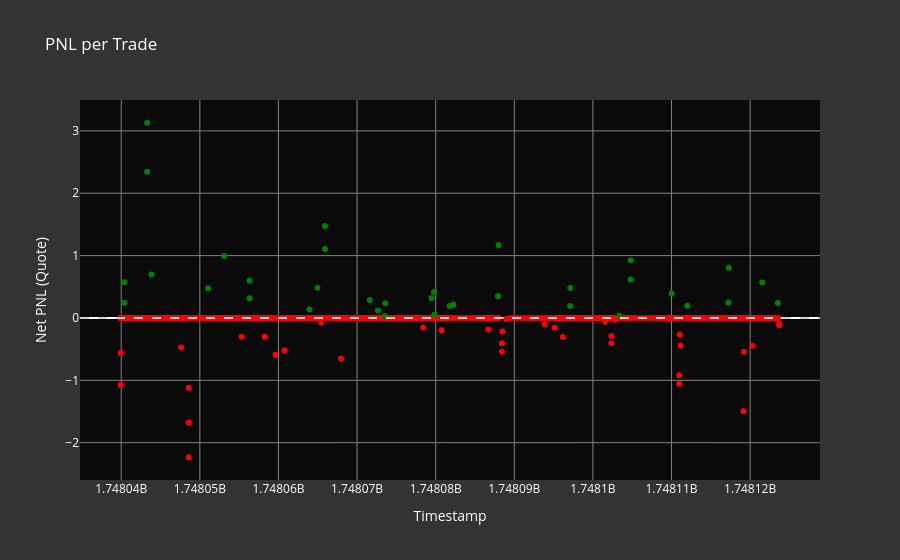

Notebook source saved alongside this figure:
### Markdown cell above
### Scatter of PNL per Trade
This bar chart illustrates the PNL for each individual trade. Positive PNLs are shown in green and negative PNLs in red, providing a clear view of profitable vs. unprofitable trades.

### Code cell
import plotly.express as px

# Create a new column for profitability
executors_df['profitable'] = executors_df['net_pnl_quote'] > 0

# Create the scatter plot
fig = px.scatter(
    executors_df,
    x="timestamp",
    y='net_pnl_quote',
    title='PNL per Trade',
    color='profitable',
    color_discrete_map={True: 'green', False: 'red'},
    labels={'timestamp': 'Timestamp', 'net_pnl_quote': 'Net PNL (Quote)'},
    hover_data=['filled_amount_quote', 'side']
)

# Customize the layout
fig.update_layout(
    xaxis_title="Timestamp",
    yaxis_title="Net PNL (Quote)",
    legend_title="Profitable",
    font=dict(size=12, color="white"),
    showlegend=False,
    plot_bgcolor='rgba(0,0,0,0.8)',  # Dark background
    paper_bgcolor='rgba(0,0,0,0.8)',  # Dark background for the entire plot area
    xaxis=dict(gridcolor="gray"),
    yaxis=dict(gridcolor="gray")
)

# Add a horizontal line at y=0 to clearly separate profits and losses
fig.add_hline(y=0, line_dash="dash", line_color="lightgray")

# Show the plot
# fig.show()

### Figure 1 — Plotly figure (JSON) as saved in the notebook; plotly's stock layout.template omitted (floating-point values rounded to 4 significant figures; data arrays with more than 128 entries replaced by an {"elided": "..."} marker saying what was removed)
{"data": [{"customdata": {"elided": "475x2 mixed values"}, "hovertemplate": "profitable=False<br>Timestamp=%{x}<br>Net PNL (Quote)=%{y}<br>filled_amount_quote=%{customdata[0]}<br>side=%{customdata[1]}<extra></extra>", "legendgroup": "False", "marker": {"color": "red", "symbol": "circle"}, "mode": "markers", "name": "False", "orientation": "h", "showlegend": true, "type": "scatter", "x": {"elided": "475 float values"}, "xaxis": "x", "y": {"elided": "475 float values"}, "yaxis": "y"}, {"customdata": [[100.0, "SELL"], [200.0, "SELL"], [299.5, "BUY"], [400.0, "BUY"], [100.0, "BUY"], [99.93, "BUY"], [200.0, "BUY"], [200.1, "SELL"], [300.2, "SELL"], [100.1, "SELL"], [200.0, "SELL"], [300.3, "SELL"], [400.1, "SELL"], [299.9, "BUY"], [99.97, "BUY"], [100.0, "SELL"], [200.1, "SELL"], [199.9, "BUY"], [299.9, "BUY"], [99.97, "BUY"], [200.1, "SELL"], [400.2, "SELL"], [100.0, "SELL"], [300.0, "SELL"], [200.0, "SELL"], [300.2, "SELL"], [99.93, "BUY"], [200.2, "SELL"], [300.1, "SELL"], [100.0, "SELL"], [200.0, "SELL"], [100.1, "SELL"], [300.1, "SELL"], [400.0, "BUY"], [200.0, "SELL"]], "hovertemplate": "profitable=True<br>Timestamp=%{x}<br>Net PNL (Quote)=%{y}<br>filled_amount_quote=%{customdata[0]}<br>side=%{customdata[1]}<extra></extra>", "legendgroup": "True", "marker": {"color": "green", "symbol": "circle"}, "mode": "markers", "name": "True", "orientation": "h", "showlegend": true, "type": "scatter", "x": [1748000000.0, 1748000000.0, 1748000000.0, 1748000000.0, 1748000000.0, 1748000000.0, 1748000000.0, 1748000000.0, 1748000000.0, 1748000000.0, 1748000000.0, 1748000000.0, 1748000000.0, 1748000000.0, 1748000000.0, 1748000000.0, 1748000000.0, 1748000000.0, 1748000000.0, 1748000000.0, 1748000000.0, 1748000000.0, 1748000000.0, 1748000000.0, 1748000000.0, 1748000000.0, 1748000000.0, 1748000000.0, 1748000000.0, 1748000000.0, 1748000000.0, 1748000000.0, 1748000000.0, 1748000000.0, 1748000000.0], "xaxis": "x", "y": [0.2441, 0.5719, 2.344, 3.13, 0.6962, 0.476, 0.9944, 0.3153, 0.5975, 0.1376, 0.4854, 1.106, 1.474, 0.2895, 0.1178, 0.03327, 0.2348, 0.3193, 0.4166, 0.0543, 0.1925, 0.2161, 0.3482, 1.171, 0.1934, 0.4797, 0.03362, 0.6161, 0.9234, 0.3936, 0.1949, 0.2476, 0.8054, 0.5685, 0.2393], "yaxis": "y"}], "layout": {"font": {"color": "white", "size": 12}, "legend": {"title": {"text": "Profitable"}, "tracegroupgap": 0}, "paper_bgcolor": "rgba(0,0,0,0.8)", "plot_bgcolor": "rgba(0,0,0,0.8)", "shapes": [{"line": {"color": "lightgray", "dash": "dash"}, "type": "line", "x0": 0, "x1": 1, "xref": "x domain", "y0": 0, "y1": 0, "yref": "y"}], "showlegend": false, "title": {"text": "PNL per Trade"}, "xaxis": {"anchor": "y", "domain": [0, 1], "gridcolor": "gray", "title": {"text": "Timestamp"}}, "yaxis": {"anchor": "x", "domain": [0, 1], "gridcolor": "gray", "title": {"text": "Net PNL (Quote)"}}}}
